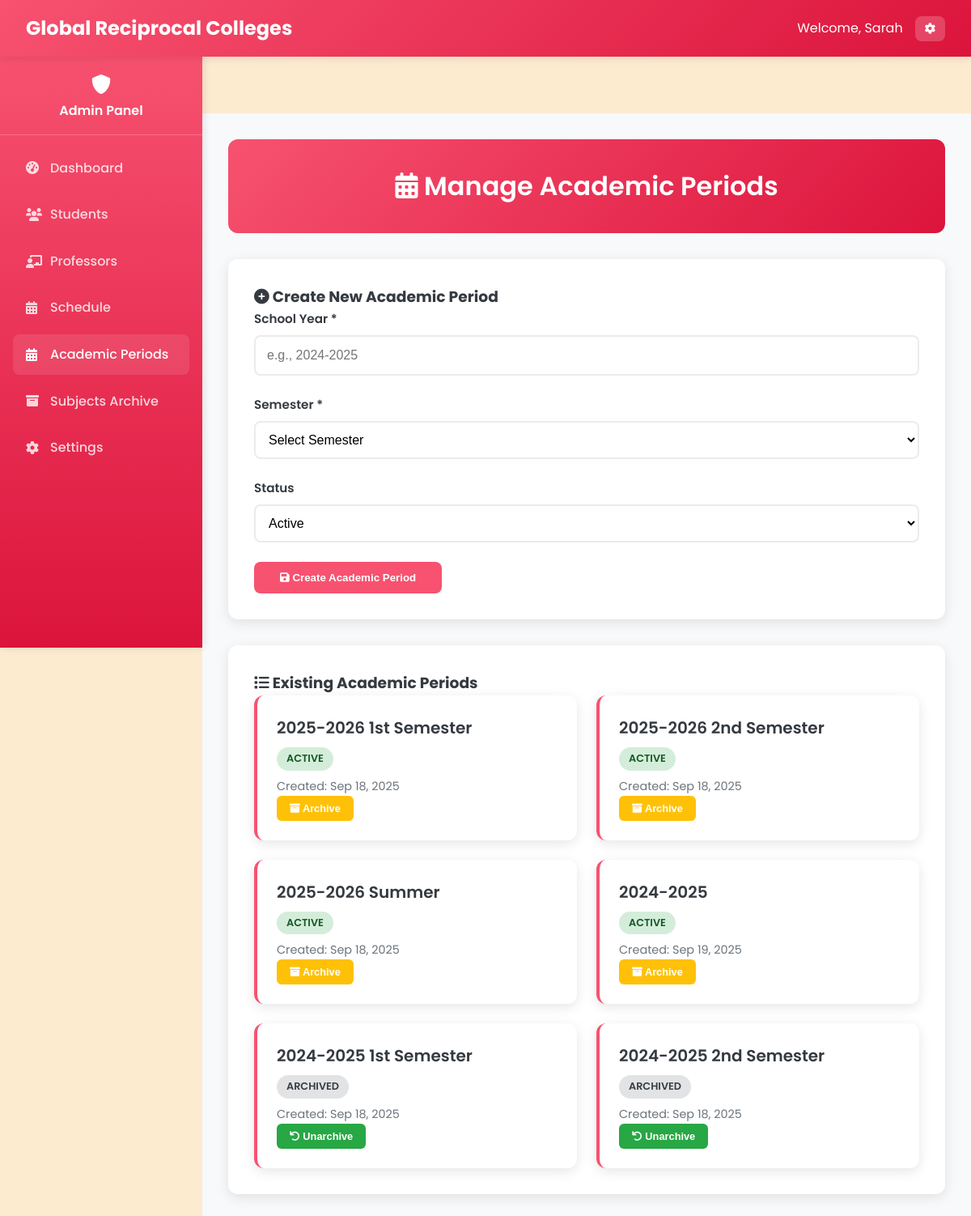
Page /Admin/admin_manage_academic_periods.php (signed in) on the earlier database version.
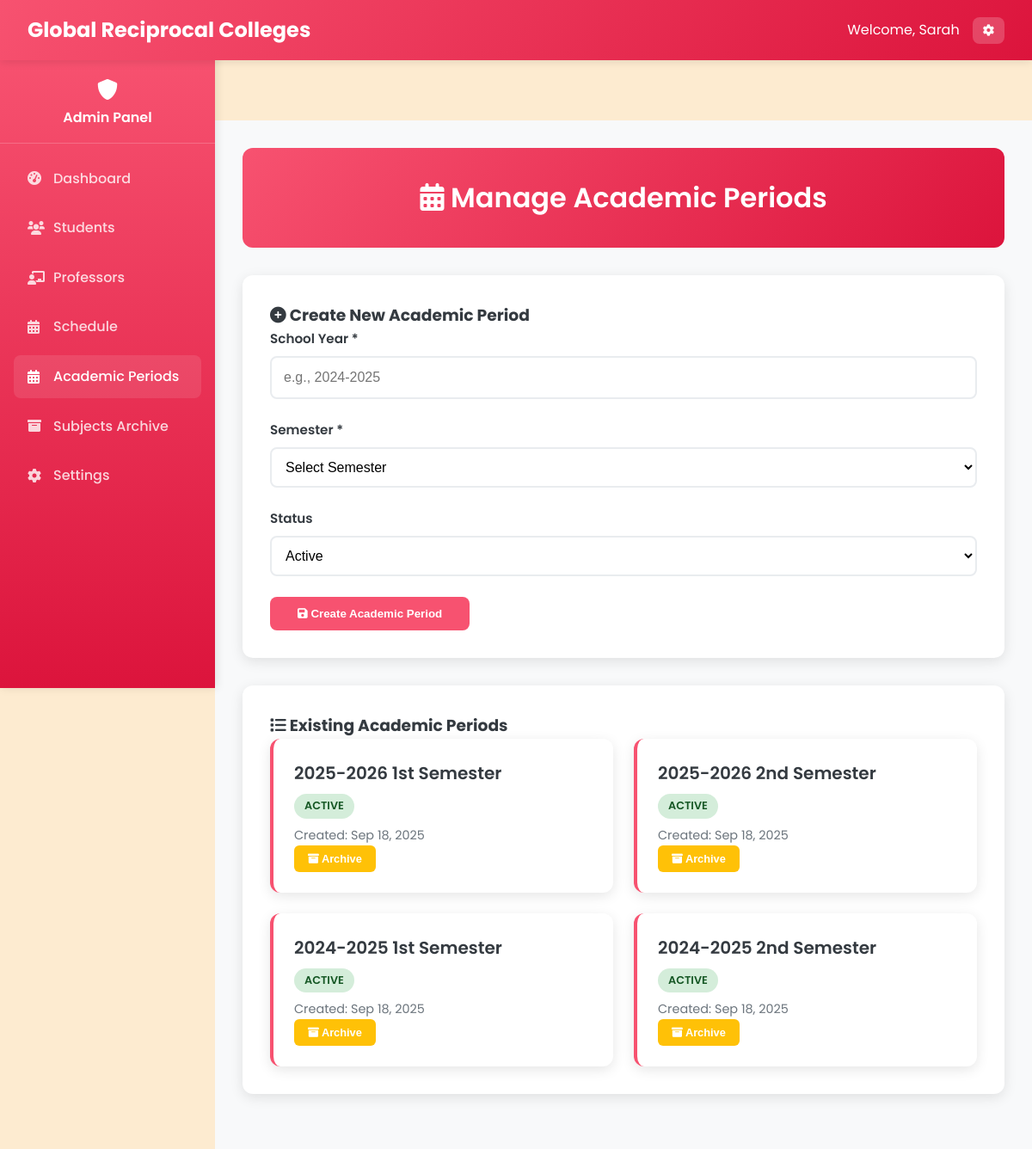
Same page on the later database version.
### tables this page shows
CREATE TABLE `school_year_semester` (
  `id` int(11) NOT NULL,
  `school_year` varchar(20) NOT NULL,
  `semester` enum('1st Semester','2nd Semester','Summer') NOT NULL,
  `status` enum('Active','Archived') DEFAULT 'Active',
  `created_at` timestamp NOT NULL DEFAULT current_timestamp(),
  `updated_at` timestamp NOT NULL DEFAULT current_timestamp() ON UPDATE current_timestamp()
);

### Admin/admin_manage_academic_periods.php (the view, shortened to what this page needs)
<?php
require_once '../php/db.php';
try {
    $stmt = $pdo->query("SELECT * FROM school_year_semester ORDER BY school_year DESC, semester");
    $academic_periods = $stmt->fetchAll(PDO::FETCH_ASSOC);
} catch (PDOException $e) {
    $error = 'Error fetching academic periods: ' . $e->getMessage();
    $academic_periods = [];
}
?>
<!DOCTYPE html>
<html lang="en">
<head>
    <link rel="stylesheet" href="../css/styles_fixed.css">
    <link rel="stylesheet" href="https://cdnjs.cloudflare.com/ajax/libs/font-awesome/6.0.0/css/all.min.css">
</head>
<body>
    <?php include '../includes/navbar_admin.php'; ?>
    <?php include '../includes/sidebar_admin.php'; ?>
    <main class="main-content">
        <div class="page-header">
            <h1 class="page-title"><i class="fas fa-calendar-alt"></i> Manage Academic Periods</h1>
        </div>
        <div class="content-card">
            <h3><i class="fas fa-plus-circle"></i> Create New Academic Period</h3>
            <form method="POST">
                <div class="form-group">
                    <label class="form-label" for="school_year">School Year *</label>
                    <input type="text" id="school_year" name="school_year" class="form-input" placeholder="e.g., 2024-2025" required>
                </div>
                <div class="form-group">
                    <label class="form-label" for="semester">Semester *</label>
                    <select id="semester" name="semester" class="form-select" required>
                        <option value="">Select Semester</option>
                    </select>
                </div>
                <div class="form-group">
                    <label class="form-label" for="status">Status</label>
                    <select id="status" name="status" class="form-select">
                        <option value="Active">Active</option>
                    </select>
                </div>
                <button type="submit" class="btn-submit">
                    <i class="fas fa-save"></i> Create Academic Period
                </button>
            </form>
        </div>
        <div class="content-card">
            <h3><i class="fas fa-list"></i> Existing Academic Periods</h3>
            <?php if (empty($academic_periods)): ?>
                <div class="no-data">
                    <p>No academic periods found. Create your first academic period above.</p>
                </div>
            <?php else: ?>
                <div class="grid">
                    <?php foreach ($academic_periods as $period): ?>
                        <div class="card">
                            <div class="card-title"><?php echo htmlspecialchars($period['school_year'] . ' ' . $period['semester']); ?></div>
                            <span class="status status-<?php echo strtolower($period['status']); ?>">
                                <?php echo $period['status']; ?>
                            </span>
                            <div class="card-meta">
                                Created: <?php echo date('M d, Y', strtotime($period['created_at'])); ?>
                            </div>
                            <?php if ($period['status'] === 'Archived'): ?>
                                <form method="POST" style="display: inline;">
                                    <button type="submit" class="btn-unarchive" onclick="return confirm('Are you sure you want to unarchive this academic period?')">
                                        <i class="fas fa-undo"></i> Unarchive
                                    </button>
                                </form>
                            <?php else: ?>
                                <form method="POST" style="display: inline;">
                                    <button type="submit" class="btn-archive" onclick="return confirm('Are you sure you want to archive this academic period?')">
                                        <i class="fas fa-archive"></i> Archive
                                    </button>
                                </form>
                            <?php endif; ?>
                        </div>
                    <?php endforeach; ?>
                </div>
            <?php endif; ?>
        </div>
    </main>
</body>
</html>

### includes/navbar_admin.php (shortened to what this page needs)
<nav class="navbar">
    <div class="navbar-brand">
        <span class="navbar-title">Global Reciprocal Colleges</span>
    </div>
    <div class="navbar-user">
        <span>Welcome, <?php echo isset($_SESSION['first_name']) ? htmlspecialchars($_SESSION['first_name']) : 'Admin'; ?></span>
        <div class="user-dropdown">
            <button type="button" class="dropdown-toggle" aria-haspopup="true" aria-expanded="false">
                <i class="fas fa-cog" aria-hidden="true"></i>
            </button>
        </div>
    </div>
</nav>

### includes/sidebar_admin.php (shortened to what this page needs)
<div class="admin-sidebar">
    <div class="sidebar-header">
        <i class="fas fa-shield-alt"></i>
        <span>Admin Panel</span>
    </div>
    <nav class="sidebar-nav">
        <?php $current_page = basename($_SERVER['PHP_SELF']); ?>
        <a href="admin_dashboard.php" class="nav-item <?php echo ($current_page == 'admin_dashboard.php') ? 'active' : ''; ?>">
            <i class="fas fa-tachometer-alt"></i>
            <span>Dashboard</span>
        </a>
        <a href="admin_manage_students.php" class="nav-item <?php echo ($current_page == 'admin_manage_students.php') ? 'active' : ''; ?>">
            <i class="fas fa-users"></i>
            <span>Students</span>
        </a>
        <a href="admin_manage_professors.php" class="nav-item <?php echo ($current_page == 'admin_manage_professors.php') ? 'active' : ''; ?>">
            <i class="fas fa-chalkboard-teacher"></i>
            <span>Professors</span>
        </a>
        <a href="admin_manage_schedule.php" class="nav-item <?php echo ($current_page == 'admin_manage_schedule.php') ? 'active' : ''; ?>">
            <i class="fas fa-calendar-alt"></i>
            <span>Schedule</span>
        </a>
        <a href="http://localhost/grc/Admin/admin_manage_academic_periods.php" class="nav-item <?php echo ($current_page == 'admin_manage_academic_periods.php') ? 'active' : ''; ?>">
            <i class="fas fa-calendar-days"></i>
            <span>Academic Periods</span>
        </a>
        <a href="admin_subjects_archive.php" class="nav-item <?php echo ($current_page == 'admin_subjects_archive.php') ? 'active' : ''; ?>">
            <i class="fas fa-archive"></i>
            <span>Subjects Archive</span>
        </a>
        <a href="settings.php" class="nav-item <?php echo ($current_page == 'settings.php') ? 'active' : ''; ?>">
            <i class="fas fa-cog"></i>
            <span>Settings</span>
        </a>
    </nav>
</div>

### css/styles_fixed.css (style rules this page uses)
:root { --primary: #F75270; --primary-dark: #DC143C; --primary-light: #F7CAC9; --secondary: #F75270; --accent: #F7CAC9; --light: #FDEBD0; --dark: #343a40; --gray: #6c757d; --light-gray: #F7CAC9; --success: #F7CAC9; --warning: #FDEBD0; --danger: #DC143C; --info: #F75270; }
* { margin: 0; padding: 0; box-sizing: border-box; }
body { font-family: 'Poppins', sans-serif; background-color: var(--light); color: var(--dark); line-height: 1.6; }
.navbar { background: linear-gradient(135deg, var(--primary) 0%, var(--primary-dark) 100%); color: white; padding: 1rem 2rem; display: flex; justify-content: space-between; align-items: center; box-shadow: 0 2px 10px rgba(0, 0, 0, 0.1); position: sticky; top: 0; z-index: 1000; }
.main-content { margin-top: 70px; padding: 2rem; min-height: calc(100vh - 70px); background: var(--light); transition: margin-left 0.3s ease; }
.navbar-brand { font-size: 1.5rem; font-weight: 700; display: flex; align-items: center; gap: 10px; }
.navbar-title { display: block; }
.navbar-user { display: flex; align-items: center; gap: 15px; }
.user-dropdown { position: relative; }
.dropdown-toggle { background: rgba(255, 255, 255, 0.2); border: none; color: white; padding: 8px 12px; border-radius: 8px; cursor: pointer; transition: background-color 0.3s ease; }
.main-content { margin-left: 250px; margin-top: 70px; padding: 2rem; min-height: calc(100vh - 70px); background: var(--light); transition: margin-left 0.3s ease, padding 0.3s ease; }
.form-group { margin-bottom: 1rem; }
.form-label { display: block; font-weight: 500; margin-bottom: 0.5rem; color: var(--dark); }
.form-input { width: 100%; padding: 0.75rem; border: 1px solid var(--light-gray); border-radius: 6px; font-size: 1rem; transition: border-color 0.3s ease; }
.form-group { margin-bottom: 1.5rem; }
.form-group label { display: block; margin-bottom: 0.5rem; font-weight: 600; color: var(--dark); font-size: 0.95rem; }
.form-group input { width: 100%; padding: 0.875rem; border: 2px solid #e9ecef; border-radius: 8px; font-size: 1rem; transition: all 0.2s ease; }

### includes/navbar_admin.php (style rules this page uses)
.navbar-title { display: block; }

### includes/sidebar_admin.php (style rules this page uses)
.admin-sidebar { position: fixed; left: 0; top: 60px; width: 250px; height: calc(100vh - 60px); background: linear-gradient(180deg, var(--primary) 0%, var(--primary-dark) 100%); color: white; padding: 1rem 0; box-shadow: 2px 0 10px rgba(0, 0, 0, 0.1); z-index: 100; overflow-y: auto; }
.sidebar-header { padding: 1rem; text-align: center; border-bottom: 1px solid rgba(255, 255, 255, 0.2); margin-bottom: 1rem; }
.sidebar-header i { font-size: 1.5rem; margin-bottom: 0.5rem; }
.sidebar-header span { display: block; font-weight: 600; }
.sidebar-nav { padding: 0 1rem; }
.nav-item { display: flex; align-items: center; padding: 0.75rem 1rem; margin-bottom: 0.5rem; color: rgba(255, 255, 255, 0.8); text-decoration: none; border-radius: 8px; transition: all 0.3s ease; }
.nav-item:hover, .nav-item.active { background: rgba(255, 255, 255, 0.1); color: white; }
.nav-item i { margin-right: 10px; width: 20px; }
.nav-item span { font-weight: 500; }
.main-content { margin-left: 250px; padding: 2rem; width: calc(100% - 250px); box-sizing: border-box; }

Differences in the rows shown:
removed school_year_semester: school_year+semester "2025-2026 Summer", status "ACTIVE", created_at "Sep 18, 2025"
removed school_year_semester: school_year+semester "2024-2025", status "ACTIVE", created_at "Sep 19, 2025"
changed school_year_semester "2024-2025 1st Semester": status "ARCHIVED" → "ACTIVE"; status "Unarchive" → "Archive"
changed school_year_semester "2024-2025 2nd Semester": status "ARCHIVED" → "ACTIVE"; status "Unarchive" → "Archive"
